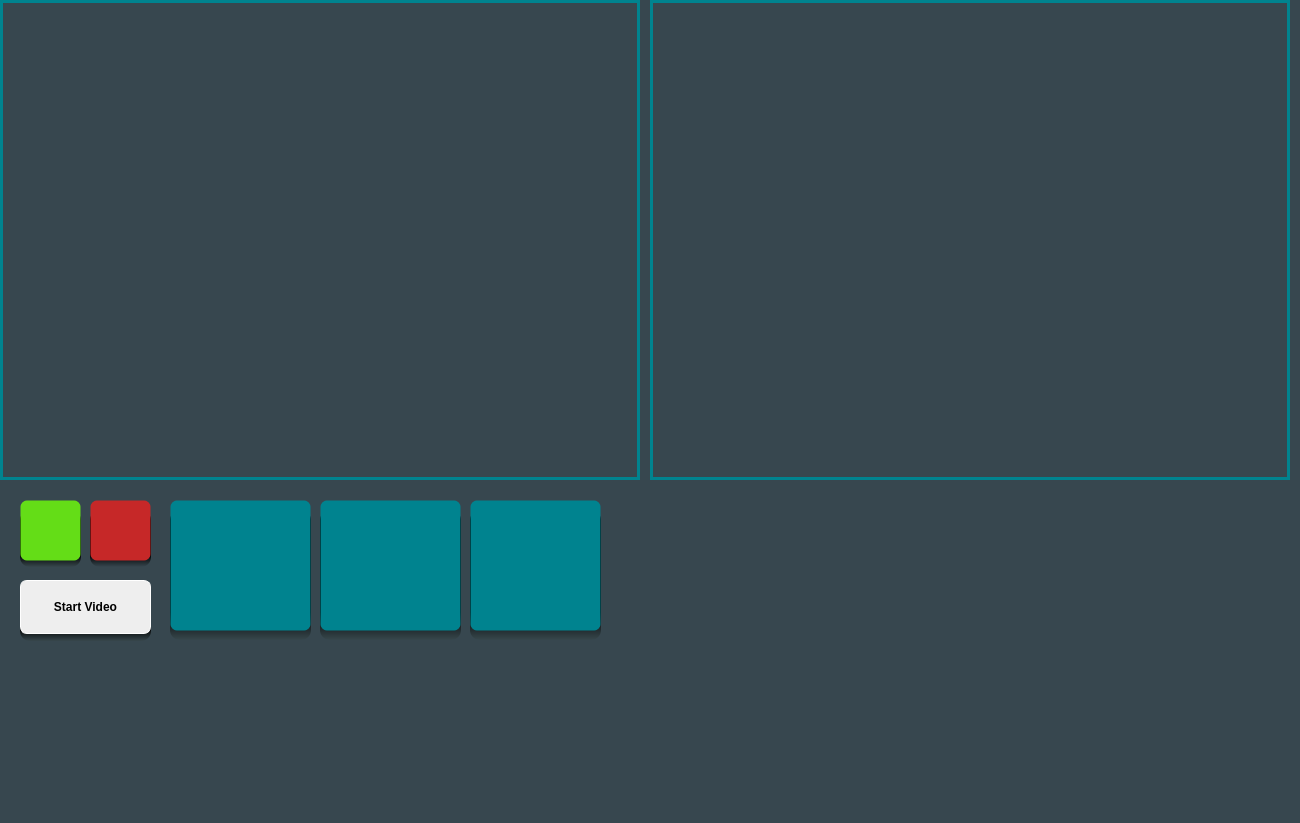
<?xml version="1.0" encoding="UTF-8"?>
<ui version="4.0">
 <class>MainWindow</class>
 <widget class="QMainWindow" name="MainWindow">
  <property name="geometry">
   <rect>
    <x>0</x>
    <y>0</y>
    <width>1300</width>
    <height>823</height>
   </rect>
  </property>
  <property name="windowTitle">
   <string>MainWindow</string>
  </property>
  <property name="styleSheet">
   <string notr="true">QPushButton{
background-color:white;
border-style: solid;

border-width: 1px;
border-radius: 7px;
}
QMainWindow{
	background-color: #37474f;
}</string>
  </property>
  <widget class="QWidget" name="centralWidget">
   <property name="styleSheet">
    <string notr="true"/>
   </property>
   <widget class="QLabel" name="display_image">
    <property name="geometry">
     <rect>
      <x>0</x>
      <y>0</y>
      <width>640</width>
      <height>480</height>
     </rect>
    </property>
    <property name="styleSheet">
     <string notr="true">border-style: solid;
border-color: #00838f ;
border-width: 3px;
</string>
    </property>
    <property name="text">
     <string/>
    </property>
   </widget>
   <widget class="QLabel" name="display_image_2">
    <property name="geometry">
     <rect>
      <x>650</x>
      <y>0</y>
      <width>640</width>
      <height>480</height>
     </rect>
    </property>
    <property name="styleSheet">
     <string notr="true">border-style: solid;
border-color: #00838f ;
border-width: 3px;</string>
    </property>
    <property name="text">
     <string/>
    </property>
   </widget>
   <widget class="QPushButton" name="startVideo">
    <property name="geometry">
     <rect>
      <x>20</x>
      <y>580</y>
      <width>131</width>
      <height>54</height>
     </rect>
    </property>
    <property name="font">
     <font>
      <weight>75</weight>
      <bold>true</bold>
     </font>
    </property>
    <property name="styleSheet">
     <string notr="true">background-color:#eeeeee;
color: black;
border-color: white;</string>
    </property>
    <property name="text">
     <string>Start Video</string>
    </property>
   </widget>
   <widget class="QPushButton" name="joystick_status">
    <property name="geometry">
     <rect>
      <x>20</x>
      <y>500</y>
      <width>61</width>
      <height>61</height>
     </rect>
    </property>
    <property name="styleSheet">
     <string notr="true">QPushButton
{
	background-color: #64dd17; 

}</string>
    </property>
    <property name="text">
     <string/>
    </property>
   </widget>
   <widget class="QPushButton" name="atMega_status">
    <property name="geometry">
     <rect>
      <x>90</x>
      <y>500</y>
      <width>61</width>
      <height>61</height>
     </rect>
    </property>
    <property name="styleSheet">
     <string notr="true">QPushButton
{
	background-color: #c62828;
}</string>
    </property>
    <property name="text">
     <string/>
    </property>
   </widget>
   <widget class="QLabel" name="gradient">
    <property name="geometry">
     <rect>
      <x>20</x>
      <y>510</y>
      <width>61</width>
      <height>57</height>
     </rect>
    </property>
    <property name="styleSheet">
     <string notr="true">background: qlineargradient(spread:pad, x1:0, y1:0.784, x2:0, y2:1, stop:0 rgba(0, 0, 0, 255), stop:1 rgba(55, 71, 76, 255));

border-width: 1px;
border-radius: 10px;</string>
    </property>
    <property name="text">
     <string/>
    </property>
   </widget>
   <widget class="QLabel" name="gradient_2">
    <property name="geometry">
     <rect>
      <x>90</x>
      <y>510</y>
      <width>61</width>
      <height>57</height>
     </rect>
    </property>
    <property name="styleSheet">
     <string notr="true">background: qlineargradient(spread:pad, x1:0, y1:0.784, x2:0, y2:1, stop:0 rgba(0, 0, 0, 255), stop:1 rgba(55, 71, 79, 255));

border-width: 1px;
border-radius: 10px;</string>
    </property>
    <property name="text">
     <string/>
    </property>
   </widget>
   <widget class="QPushButton" name="error_video">
    <property name="geometry">
     <rect>
      <x>120</x>
      <y>40</y>
      <width>400</width>
      <height>400</height>
     </rect>
    </property>
    <property name="styleSheet">
     <string notr="true">background-color: rgba(0,0,0,0);</string>
    </property>
    <property name="text">
     <string/>
    </property>
   </widget>
   <widget class="QPushButton" name="error_video_2">
    <property name="geometry">
     <rect>
      <x>770</x>
      <y>40</y>
      <width>400</width>
      <height>400</height>
     </rect>
    </property>
    <property name="styleSheet">
     <string notr="true">background-color: rgba(0,0,0,0);</string>
    </property>
    <property name="text">
     <string/>
    </property>
   </widget>
   <widget class="QLabel" name="gradient_3">
    <property name="geometry">
     <rect>
      <x>20</x>
      <y>580</y>
      <width>131</width>
      <height>61</height>
     </rect>
    </property>
    <property name="styleSheet">
     <string notr="true">background: qlineargradient(spread:pad, x1:0, y1:0.784, x2:0, y2:1, stop:0 rgba(0, 0, 0, 255), stop:1 rgba(55, 71, 76, 255));

border-width: 1px;
border-radius: 10px;</string>
    </property>
    <property name="text">
     <string/>
    </property>
   </widget>
   <widget class="QPushButton" name="auto_drive">
    <property name="geometry">
     <rect>
      <x>320</x>
      <y>500</y>
      <width>141</width>
      <height>131</height>
     </rect>
    </property>
    <property name="styleSheet">
     <string notr="true">QPushButton
{
	background-color: #00838f ; 

}</string>
    </property>
    <property name="text">
     <string/>
    </property>
   </widget>
   <widget class="QPushButton" name="shapes_recognize">
    <property name="geometry">
     <rect>
      <x>470</x>
      <y>500</y>
      <width>131</width>
      <height>131</height>
     </rect>
    </property>
    <property name="styleSheet">
     <string notr="true">QPushButton
{
	background-color: #00838f ; 

}</string>
    </property>
    <property name="text">
     <string/>
    </property>
   </widget>
   <widget class="QLabel" name="gradient_4">
    <property name="geometry">
     <rect>
      <x>320</x>
      <y>510</y>
      <width>141</width>
      <height>130</height>
     </rect>
    </property>
    <property name="styleSheet">
     <string notr="true">background: qlineargradient(spread:pad, x1:0, y1:0.784, x2:0, y2:1, stop:0 rgba(0, 0, 0, 255), stop:1 rgba(55, 71, 76, 255));

border-width: 1px;
border-radius: 10px;</string>
    </property>
    <property name="text">
     <string/>
    </property>
   </widget>
   <widget class="QLabel" name="gradient_5">
    <property name="geometry">
     <rect>
      <x>470</x>
      <y>510</y>
      <width>131</width>
      <height>130</height>
     </rect>
    </property>
    <property name="styleSheet">
     <string notr="true">background: qlineargradient(spread:pad, x1:0, y1:0.784, x2:0, y2:1, stop:0 rgba(0, 0, 0, 255), stop:1 rgba(55, 71, 76, 255));

border-width: 1px;
border-radius: 10px;</string>
    </property>
    <property name="text">
     <string/>
    </property>
   </widget>
   <widget class="QLabel" name="gradient_6">
    <property name="geometry">
     <rect>
      <x>170</x>
      <y>510</y>
      <width>141</width>
      <height>130</height>
     </rect>
    </property>
    <property name="styleSheet">
     <string notr="true">background: qlineargradient(spread:pad, x1:0, y1:0.784, x2:0, y2:1, stop:0 rgba(0, 0, 0, 255), stop:1 rgba(55, 71, 76, 255));

border-width: 1px;
border-radius: 10px;</string>
    </property>
    <property name="text">
     <string/>
    </property>
   </widget>
   <widget class="QPushButton" name="home">
    <property name="geometry">
     <rect>
      <x>170</x>
      <y>500</y>
      <width>141</width>
      <height>131</height>
     </rect>
    </property>
    <property name="styleSheet">
     <string notr="true">QPushButton
{
	background-color: #00838f ; 

}</string>
    </property>
    <property name="text">
     <string/>
    </property>
   </widget>
   <zorder>display_image</zorder>
   <zorder>display_image_2</zorder>
   <zorder>gradient</zorder>
   <zorder>joystick_status</zorder>
   <zorder>gradient_2</zorder>
   <zorder>atMega_status</zorder>
   <zorder>error_video</zorder>
   <zorder>error_video_2</zorder>
   <zorder>gradient_3</zorder>
   <zorder>startVideo</zorder>
   <zorder>gradient_4</zorder>
   <zorder>gradient_5</zorder>
   <zorder>shapes_recognize</zorder>
   <zorder>auto_drive</zorder>
   <zorder>gradient_6</zorder>
   <zorder>home</zorder>
  </widget>
 </widget>
 <layoutdefault spacing="6" margin="11"/>
 <resources/>
 <connections/>
</ui>
